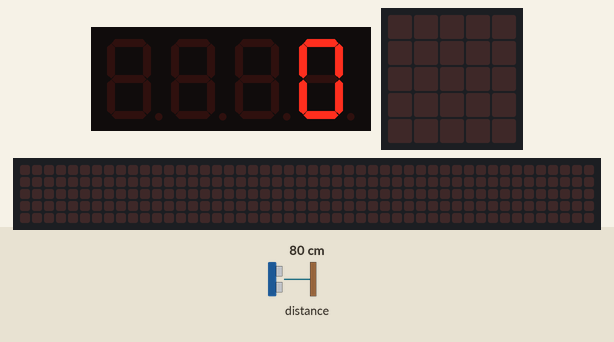
Bench run of a program on a simulated BBC micro:bit (MakeCode). On the bench: 4-digit seven-segment display, the board's 5×5 LED display, a strip that is not on the board, showing the scrolling text unrolled. The inputs (shaded band) are chosen by the test bench; at power-on: distance to the obstacle 80 cm. The 48×5 strip is a reading aid, not a part: it shows the text the display is scrolling, unrolled, one strip-width of it at a time.

Above: at 1.2 s.
1.3 s: distance to the obstacle set to 27 cm
2.8 s: distance to the obstacle set to 22 cm
At 3.2 s:
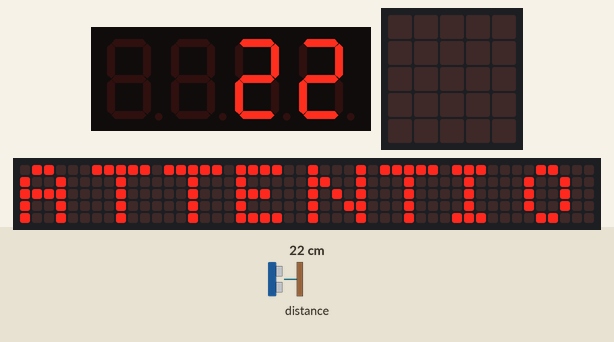
At 3.65 s:
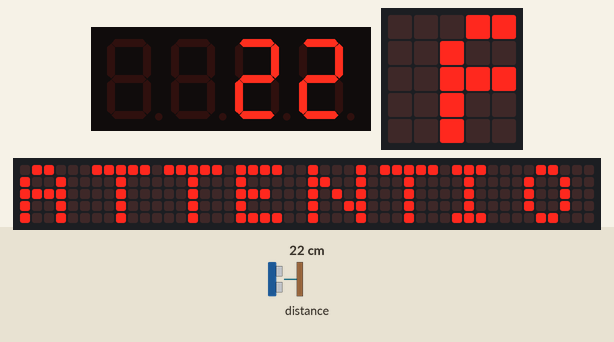

The program:

main.ts
```typescript
let strip: neopixel.Strip = null
let Display = grove.createDisplay(DigitalPin.P1, DigitalPin.P15)
let range = neopixel.create(DigitalPin.P0, 24, NeoPixelMode.RGB)
basic.forever(function () {

})
loops.everyInterval(200, function () {
    if (grove.measureInCentimeters(DigitalPin.P2) >= 25) {
        Display.show(0)
        basic.pause(100)
        range.showColor(neopixel.colors(NeoPixelColors.Black))
        basic.showLeds(`
            . . . . .
            . . . . .
            . . . . .
            . . . . .
            . . . . .
            `)
    } else {
        Display.show(grove.measureInCentimeters(DigitalPin.P0))
        basic.pause(100)
        strip = range.range(grove.measureInCentimeters(DigitalPin.P0) / 3, -1)
        for (let index = 0; index < 4; index++) {
            basic.showString("ATTENTION")
            strip.showColor(neopixel.colors(NeoPixelColors.Red))
        }
        range.showColor(neopixel.colors(NeoPixelColors.Black))
    }
})
```

test.ts
```typescript
// les tests vont ici ; cela ne sera pas compilé si ce paquet est utilisé en tant qu'extension.
```

Measured:
- the behaviour switches between 25 and 24 cm on distance to the obstacle (found by bisection; images 0 and 1)
- after the input at 1.3 s, every drawn part: stays the same
- after the input at 2.8 s, the display: first changes after 0.23 s (image 1 shows a later state)
